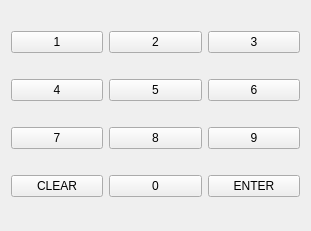
   <widget class="QWidget" name="gridLayoutWidget_2">
    <property name="geometry">
     <rect>
      <x>400</x>
      <y>450</y>
      <width>311</width>
      <height>231</height>
     </rect>
    </property>
    <layout class="QGridLayout" name="numPad">
     <item row="2" column="0">
      <widget class="QPushButton" name="N7">
       <property name="text">
        <string>7</string>
       </property>
      </widget>
     </item>
     <item row="1" column="2">
      <widget class="QPushButton" name="N6">
       <property name="text">
        <string>6</string>
       </property>
      </widget>
     </item>
     <item row="1" column="0">
      <widget class="QPushButton" name="N4">
       <property name="text">
        <string>4</string>
       </property>
      </widget>
     </item>
     <item row="0" column="1">
      <widget class="QPushButton" name="N2">
       <property name="text">
        <string>2</string>
       </property>
      </widget>
     </item>
     <item row="1" column="1">
      <widget class="QPushButton" name="N5">
       <property name="text">
        <string>5</string>
       </property>
      </widget>
     </item>
     <item row="3" column="2">
      <widget class="QPushButton" name="pushButtonEnter">
       <property name="text">
        <string>ENTER</string>
       </property>
      </widget>
     </item>
     <item row="3" column="1">
      <widget class="QPushButton" name="N0">
       <property name="text">
        <string>0</string>
       </property>
      </widget>
     </item>
     <item row="0" column="0">
      <widget class="QPushButton" name="N1">
       <property name="text">
        <string>1</string>
       </property>
      </widget>
     </item>
     <item row="2" column="2">
      <widget class="QPushButton" name="N9">
       <property name="text">
        <string>9</string>
       </property>
      </widget>
     </item>
     <item row="3" column="0">
      <widget class="QPushButton" name="pushButtonClear">
       <property name="text">
        <string>CLEAR</string>
       </property>
      </widget>
     </item>
     <item row="2" column="1">
      <widget class="QPushButton" name="N8">
       <property name="text">
        <string>8</string>
       </property>
      </widget>
     </item>
     <item row="0" column="2">
      <widget class="QPushButton" name="N3">
       <property name="text">
        <string>3</string>
       </property>
      </widget>
     </item>
    </layout>
   </widget>
